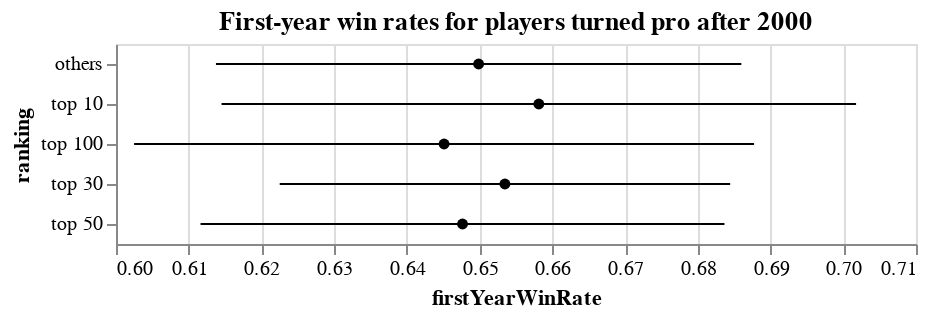

Notebook code cell kept with this figure:
### Code cell
error_bars = alt.Chart(playerDf, title="First-year win rates for players turned pro after 2000").mark_errorbar(extent='stdev').encode(
  x=alt.X('%s:Q'%FYRATE, scale=alt.Scale(zero=False)),
  y=alt.Y('%s:N'%RK_GRP, title='ranking', sort='x')
)

points = alt.Chart(playerDf).mark_point(filled=True, color='black').encode(
  x=alt.X('%s:Q'%FYRATE, aggregate='mean'),
  y=alt.Y('%s:N'%RK_GRP, title='ranking', sort='x')
)

points + error_bars

### Figure 1 — Vega-Lite specification as saved in the notebook (floating-point values rounded to 4 significant figures; data arrays with more than 128 entries replaced by an {"elided": "..."} marker saying what was removed)
{"config": {"view": {"continuousWidth": 400, "continuousHeight": 300}}, "layer": [{"mark": {"type": "point", "color": "black", "filled": true}, "encoding": {"x": {"aggregate": "mean", "field": "firstYearWinRate", "type": "quantitative"}, "y": {"field": "rankingGroup", "sort": "x", "title": "ranking", "type": "nominal"}}}, {"mark": {"type": "errorbar", "extent": "stdev"}, "encoding": {"x": {"field": "firstYearWinRate", "scale": {"zero": false}, "type": "quantitative"}, "y": {"field": "rankingGroup", "sort": "x", "title": "ranking", "type": "nominal"}}, "title": "First-year win rates for players turned pro after 2000"}], "data": {"name": "data-c4698801774444f02404778bd0c119ce"}, "$schema": "https://vega.github.io/schema/vega-lite/v4.17.0.json", "datasets": {"data-c4698801774444f02404778bd0c119ce": {"elided": "153 records"}}}
